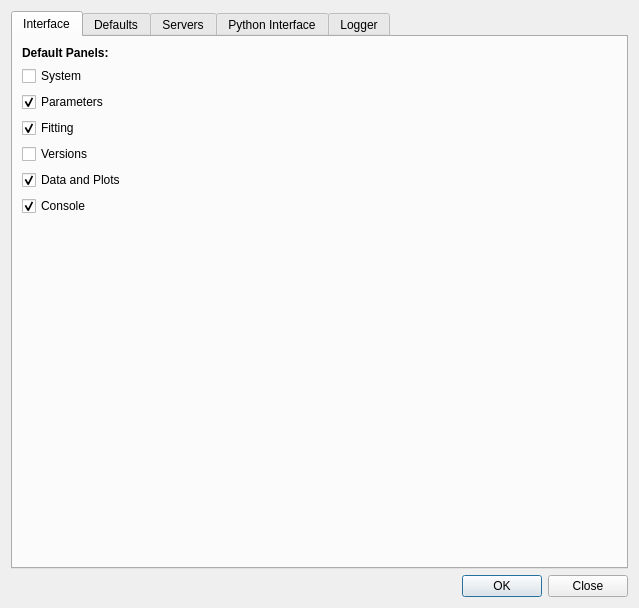
<?xml version="1.0" encoding="UTF-8"?>
<ui version="4.0">
 <class>popPrefs_Dialog</class>
 <widget class="QDialog" name="popPrefs_Dialog">
  <property name="geometry">
   <rect>
    <x>0</x>
    <y>0</y>
    <width>639</width>
    <height>608</height>
   </rect>
  </property>
  <property name="windowTitle">
   <string>PHOEBE - Preferences</string>
  </property>
  <layout class="QVBoxLayout" name="verticalLayout_4">
   <item>
    <widget class="QTabWidget" name="tabWidget">
     <property name="currentIndex">
      <number>0</number>
     </property>
     <widget class="QWidget" name="tab_4">
      <attribute name="title">
       <string>Interface</string>
      </attribute>
      <layout class="QGridLayout" name="gridLayout_5">
       <item row="5" column="0">
        <widget class="QCheckBox" name="p_panel_versions">
         <property name="text">
          <string>Versions</string>
         </property>
         <property name="checked">
          <bool>false</bool>
         </property>
        </widget>
       </item>
       <item row="11" column="0">
        <spacer name="verticalSpacer_3">
         <property name="orientation">
          <enum>Qt::Vertical</enum>
         </property>
         <property name="sizeHint" stdset="0">
          <size>
           <width>20</width>
           <height>40</height>
          </size>
         </property>
        </spacer>
       </item>
       <item row="7" column="0">
        <widget class="QCheckBox" name="p_panel_python">
         <property name="text">
          <string>Console</string>
         </property>
         <property name="checked">
          <bool>true</bool>
         </property>
        </widget>
       </item>
       <item row="0" column="0">
        <widget class="QLabel" name="label_4">
         <property name="text">
          <string>&lt;html&gt;&lt;head/&gt;&lt;body&gt;&lt;p&gt;&lt;span style=&quot; font-weight:600;&quot;&gt;Default Panels:&lt;/span&gt;&lt;/p&gt;&lt;/body&gt;&lt;/html&gt;</string>
         </property>
         <property name="textFormat">
          <enum>Qt::RichText</enum>
         </property>
        </widget>
       </item>
       <item row="1" column="0">
        <widget class="QCheckBox" name="p_panel_system">
         <property name="text">
          <string>System</string>
         </property>
        </widget>
       </item>
       <item row="4" column="0">
        <widget class="QCheckBox" name="p_panel_fitting">
         <property name="text">
          <string>Fitting</string>
         </property>
         <property name="checked">
          <bool>true</bool>
         </property>
        </widget>
       </item>
       <item row="6" column="0">
        <widget class="QCheckBox" name="p_panel_datasets">
         <property name="text">
          <string>Data and Plots</string>
         </property>
         <property name="checked">
          <bool>true</bool>
         </property>
        </widget>
       </item>
       <item row="2" column="0">
        <widget class="QCheckBox" name="p_panel_params">
         <property name="text">
          <string>Parameters</string>
         </property>
         <property name="checked">
          <bool>true</bool>
         </property>
        </widget>
       </item>
      </layout>
     </widget>
     <widget class="QWidget" name="tab_3">
      <attribute name="title">
       <string>Defaults</string>
      </attribute>
      <layout class="QVBoxLayout" name="verticalLayout_6">
       <item>
        <widget class="QLabel" name="label_12">
         <property name="text">
          <string>&lt;html&gt;&lt;head/&gt;&lt;body&gt;&lt;p&gt;&lt;span style=&quot; font-weight:600;&quot;&gt;Compute Options:&lt;/span&gt;&lt;/p&gt;&lt;/body&gt;&lt;/html&gt;</string>
         </property>
         <property name="textFormat">
          <enum>Qt::RichText</enum>
         </property>
        </widget>
       </item>
       <item>
        <layout class="QHBoxLayout" name="horizontalLayout_6">
         <item>
          <widget class="QComboBox" name="co_edit_combo">
           <property name="enabled">
            <bool>true</bool>
           </property>
          </widget>
         </item>
         <item>
          <widget class="QPushButton" name="co_delete">
           <property name="enabled">
            <bool>true</bool>
           </property>
           <property name="maximumSize">
            <size>
             <width>28</width>
             <height>16777215</height>
            </size>
           </property>
           <property name="text">
            <string/>
           </property>
           <property name="icon">
            <iconset resource="ui_resources.qrc">
             <normaloff>:/images/icons/bin-3.png</normaloff>:/images/icons/bin-3.png</iconset>
           </property>
          </widget>
         </item>
         <item>
          <widget class="QPushButton" name="co_add">
           <property name="enabled">
            <bool>true</bool>
           </property>
           <property name="maximumSize">
            <size>
             <width>28</width>
             <height>16777215</height>
            </size>
           </property>
           <property name="text">
            <string/>
           </property>
           <property name="icon">
            <iconset resource="ui_resources.qrc">
             <normaloff>:/images/icons/add.png</normaloff>:/images/icons/add.png</iconset>
           </property>
          </widget>
         </item>
        </layout>
       </item>
       <item>
        <widget class="ParameterTreeWidget" name="co_psedit">
         <property name="enabled">
          <bool>true</bool>
         </property>
         <property name="indentation">
          <number>2</number>
         </property>
         <column>
          <property name="text">
           <string notr="true">1</string>
          </property>
         </column>
        </widget>
       </item>
       <item>
        <widget class="QLabel" name="label_13">
         <property name="text">
          <string>&lt;html&gt;&lt;head/&gt;&lt;body&gt;&lt;p&gt;&lt;span style=&quot; font-weight:600;&quot;&gt;Fitting Options:&lt;/span&gt;&lt;/p&gt;&lt;/body&gt;&lt;/html&gt;</string>
         </property>
         <property name="textFormat">
          <enum>Qt::RichText</enum>
         </property>
        </widget>
       </item>
       <item>
        <layout class="QHBoxLayout" name="horizontalLayout_7">
         <item>
          <widget class="QComboBox" name="fo_edit_combo">
           <property name="enabled">
            <bool>true</bool>
           </property>
          </widget>
         </item>
         <item>
          <widget class="QPushButton" name="fo_delete">
           <property name="enabled">
            <bool>true</bool>
           </property>
           <property name="maximumSize">
            <size>
             <width>28</width>
             <height>16777215</height>
            </size>
           </property>
           <property name="text">
            <string/>
           </property>
           <property name="icon">
            <iconset resource="ui_resources.qrc">
             <normaloff>:/images/icons/bin-3.png</normaloff>:/images/icons/bin-3.png</iconset>
           </property>
          </widget>
         </item>
         <item>
          <widget class="QPushButton" name="fo_add">
           <property name="enabled">
            <bool>false</bool>
           </property>
           <property name="maximumSize">
            <size>
             <width>28</width>
             <height>16777215</height>
            </size>
           </property>
           <property name="text">
            <string/>
           </property>
           <property name="icon">
            <iconset resource="ui_resources.qrc">
             <normaloff>:/images/icons/add.png</normaloff>:/images/icons/add.png</iconset>
           </property>
          </widget>
         </item>
        </layout>
       </item>
       <item>
        <widget class="ParameterTreeWidget" name="fo_psedit">
         <property name="enabled">
          <bool>true</bool>
         </property>
         <property name="indentation">
          <number>2</number>
         </property>
         <column>
          <property name="text">
           <string notr="true">1</string>
          </property>
         </column>
        </widget>
       </item>
      </layout>
     </widget>
     <widget class="QWidget" name="tab_2">
      <attribute name="title">
       <string>Servers</string>
      </attribute>
      <layout class="QVBoxLayout" name="verticalLayout_5">
       <item>
        <widget class="QLabel" name="label_5">
         <property name="text">
          <string>&lt;html&gt;&lt;head/&gt;&lt;body&gt;&lt;p&gt;&lt;span style=&quot; font-weight:600;&quot;&gt;Configure Servers:&lt;/span&gt;&lt;/p&gt;&lt;/body&gt;&lt;/html&gt;</string>
         </property>
         <property name="textFormat">
          <enum>Qt::RichText</enum>
         </property>
        </widget>
       </item>
       <item>
        <widget class="QStackedWidget" name="servers_config_stackedWidget">
         <property name="currentIndex">
          <number>0</number>
         </property>
         <widget class="QWidget" name="page">
          <layout class="QGridLayout" name="gridLayout_3">
           <property name="margin">
            <number>0</number>
           </property>
           <property name="spacing">
            <number>2</number>
           </property>
           <item row="0" column="0">
            <widget class="ServerListTreeWidget" name="serverlist_treeWidget">
             <property name="enabled">
              <bool>true</bool>
             </property>
             <property name="indentation">
              <number>2</number>
             </property>
             <column>
              <property name="text">
               <string>Server</string>
              </property>
             </column>
             <column>
              <property name="text">
               <string>MPI</string>
              </property>
             </column>
             <column>
              <property name="text">
               <string/>
              </property>
             </column>
            </widget>
           </item>
           <item row="4" column="0">
            <layout class="QHBoxLayout" name="horizontalLayout_5">
             <item>
              <widget class="QPushButton" name="serverlist_recheck">
               <property name="enabled">
                <bool>true</bool>
               </property>
               <property name="text">
                <string>Recheck Connections</string>
               </property>
               <property name="icon">
                <iconset resource="ui_resources.qrc">
                 <normaloff>:/images/icons/refresh.png</normaloff>:/images/icons/refresh.png</iconset>
               </property>
              </widget>
             </item>
             <item>
              <widget class="QPushButton" name="serverlist_edit">
               <property name="enabled">
                <bool>true</bool>
               </property>
               <property name="text">
                <string>Edit Servers</string>
               </property>
               <property name="icon">
                <iconset resource="ui_resources.qrc">
                 <normaloff>:/images/icons/pen.png</normaloff>:/images/icons/pen.png</iconset>
               </property>
              </widget>
             </item>
             <item>
              <widget class="QPushButton" name="serverlist_add">
               <property name="enabled">
                <bool>true</bool>
               </property>
               <property name="text">
                <string>Add Server</string>
               </property>
               <property name="icon">
                <iconset resource="ui_resources.qrc">
                 <normaloff>:/images/icons/add.png</normaloff>:/images/icons/add.png</iconset>
               </property>
              </widget>
             </item>
            </layout>
           </item>
          </layout>
         </widget>
         <widget class="QWidget" name="page_2">
          <layout class="QVBoxLayout" name="verticalLayout_3">
           <property name="margin">
            <number>0</number>
           </property>
           <item>
            <layout class="QHBoxLayout" name="horizontalLayout_3">
             <item>
              <widget class="QPushButton" name="servers_returntolist">
               <property name="maximumSize">
                <size>
                 <width>28</width>
                 <height>28</height>
                </size>
               </property>
               <property name="toolTip">
                <string>return to server list</string>
               </property>
               <property name="text">
                <string/>
               </property>
               <property name="icon">
                <iconset resource="ui_resources.qrc">
                 <normaloff>:/images/icons/menu-2.png</normaloff>:/images/icons/menu-2.png</iconset>
               </property>
              </widget>
             </item>
             <item>
              <widget class="QComboBox" name="sx_serveredit_combo">
               <item>
                <property name="text">
                 <string>servername</string>
                </property>
               </item>
              </widget>
             </item>
             <item>
              <widget class="QPushButton" name="sx_serveredit_delete">
               <property name="enabled">
                <bool>true</bool>
               </property>
               <property name="maximumSize">
                <size>
                 <width>28</width>
                 <height>16777215</height>
                </size>
               </property>
               <property name="toolTip">
                <string>delete server</string>
               </property>
               <property name="text">
                <string/>
               </property>
               <property name="icon">
                <iconset resource="ui_resources.qrc">
                 <normaloff>:/images/icons/bin-3.png</normaloff>:/images/icons/bin-3.png</iconset>
               </property>
              </widget>
             </item>
             <item>
              <widget class="QPushButton" name="sx_serveredit_add">
               <property name="enabled">
                <bool>true</bool>
               </property>
               <property name="maximumSize">
                <size>
                 <width>28</width>
                 <height>16777215</height>
                </size>
               </property>
               <property name="toolTip">
                <string>add new server</string>
               </property>
               <property name="text">
                <string/>
               </property>
               <property name="icon">
                <iconset resource="ui_resources.qrc">
                 <normaloff>:/images/icons/add.png</normaloff>:/images/icons/add.png</iconset>
               </property>
              </widget>
             </item>
            </layout>
           </item>
           <item>
            <widget class="ParameterTreeWidget" name="sx_serveredit_psedit">
             <property name="indentation">
              <number>2</number>
             </property>
             <column>
              <property name="text">
               <string>Parameter</string>
              </property>
             </column>
             <column>
              <property name="text">
               <string>Value</string>
              </property>
             </column>
            </widget>
           </item>
           <item>
            <layout class="QHBoxLayout" name="horizontalLayout_4">
             <item>
              <widget class="QLabel" name="label_9">
               <property name="sizePolicy">
                <sizepolicy hsizetype="Preferred" vsizetype="Preferred">
                 <horstretch>0</horstretch>
                 <verstretch>0</verstretch>
                </sizepolicy>
               </property>
               <property name="maximumSize">
                <size>
                 <width>100</width>
                 <height>16777215</height>
                </size>
               </property>
               <property name="text">
                <string>MPI type:</string>
               </property>
              </widget>
             </item>
             <item>
              <widget class="QComboBox" name="sx_serveredit_mpitype_combo">
               <property name="enabled">
                <bool>false</bool>
               </property>
               <item>
                <property name="text">
                 <string>mpi</string>
                </property>
               </item>
               <item>
                <property name="text">
                 <string>mpi:slurm</string>
                </property>
               </item>
               <item>
                <property name="text">
                 <string>mpi:torque</string>
                </property>
               </item>
              </widget>
             </item>
            </layout>
           </item>
           <item>
            <widget class="ParameterTreeWidget" name="sx_serveredit_mpipsedit">
             <property name="indentation">
              <number>2</number>
             </property>
             <column>
              <property name="text">
               <string>Parameter</string>
              </property>
             </column>
             <column>
              <property name="text">
               <string>Value</string>
              </property>
             </column>
            </widget>
           </item>
          </layout>
         </widget>
        </widget>
       </item>
      </layout>
     </widget>
     <widget class="QWidget" name="tab">
      <attribute name="title">
       <string>Python Interface</string>
      </attribute>
      <layout class="QGridLayout" name="gridLayout_2">
       <item row="1" column="0">
        <widget class="QWidget" name="PyInterp_restWidget" native="true">
         <layout class="QVBoxLayout" name="verticalLayout">
          <property name="margin">
           <number>0</number>
          </property>
          <item>
           <layout class="QHBoxLayout" name="horizontalLayout_2">
            <item>
             <widget class="QLabel" name="label_10">
              <property name="text">
               <string>&lt;html&gt;&lt;head/&gt;&lt;body&gt;&lt;p&gt;&lt;span style=&quot; font-weight:600;&quot;&gt;Tutorial Mode:&lt;/span&gt;&lt;/p&gt;&lt;/body&gt;&lt;/html&gt;</string>
              </property>
              <property name="textFormat">
               <enum>Qt::RichText</enum>
              </property>
             </widget>
            </item>
            <item>
             <widget class="QCheckBox" name="p_pyinterp_tutsys">
              <property name="text">
               <string>System</string>
              </property>
              <property name="checked">
               <bool>true</bool>
              </property>
             </widget>
            </item>
            <item>
             <widget class="QCheckBox" name="p_pyinterp_tutplots">
              <property name="text">
               <string>Plots</string>
              </property>
              <property name="checked">
               <bool>false</bool>
              </property>
             </widget>
            </item>
            <item>
             <widget class="QCheckBox" name="p_pyinterp_tutsettings">
              <property name="enabled">
               <bool>true</bool>
              </property>
              <property name="text">
               <string>Settings</string>
              </property>
             </widget>
            </item>
           </layout>
          </item>
          <item>
           <widget class="QLabel" name="label">
            <property name="text">
             <string>&lt;html&gt;&lt;head/&gt;&lt;body&gt;&lt;p&gt;&lt;span style=&quot; font-weight:600;&quot;&gt;Startup Script:&lt;/span&gt;&lt;/p&gt;&lt;/body&gt;&lt;/html&gt;</string>
            </property>
            <property name="textFormat">
             <enum>Qt::RichText</enum>
            </property>
           </widget>
          </item>
          <item>
           <widget class="QPlainTextEdit" name="px_pyinterp_startup_default">
            <property name="enabled">
             <bool>false</bool>
            </property>
            <property name="frameShape">
             <enum>QFrame::StyledPanel</enum>
            </property>
            <property name="undoRedoEnabled">
             <bool>false</bool>
            </property>
            <property name="plainText">
             <string/>
            </property>
           </widget>
          </item>
          <item>
           <layout class="QHBoxLayout" name="horizontalLayout">
            <property name="spacing">
             <number>2</number>
            </property>
            <item>
             <widget class="QPlainTextEdit" name="p_pyinterp_startup_custom">
              <property name="enabled">
               <bool>true</bool>
              </property>
              <property name="plainText">
               <string>import numpy as np</string>
              </property>
             </widget>
            </item>
            <item>
             <widget class="QPushButton" name="save_pyinterp_startup_custom">
              <property name="enabled">
               <bool>true</bool>
              </property>
              <property name="sizePolicy">
               <sizepolicy hsizetype="Minimum" vsizetype="Minimum">
                <horstretch>0</horstretch>
                <verstretch>0</verstretch>
               </sizepolicy>
              </property>
              <property name="maximumSize">
               <size>
                <width>40</width>
                <height>16777215</height>
               </size>
              </property>
              <property name="text">
               <string>Save</string>
              </property>
             </widget>
            </item>
           </layout>
          </item>
         </layout>
        </widget>
       </item>
       <item row="10" column="0">
        <layout class="QGridLayout" name="gridLayout_4">
         <item row="2" column="2">
          <widget class="QRadioButton" name="radioButton_5">
           <property name="enabled">
            <bool>false</bool>
           </property>
           <property name="text">
            <string>Python Tab</string>
           </property>
           <property name="checked">
            <bool>false</bool>
           </property>
          </widget>
         </item>
         <item row="2" column="1">
          <widget class="QRadioButton" name="radioButton_6">
           <property name="enabled">
            <bool>false</bool>
           </property>
           <property name="text">
            <string>Terminal</string>
           </property>
          </widget>
         </item>
         <item row="1" column="2">
          <widget class="QRadioButton" name="p_pyinterp_thread_off">
           <property name="enabled">
            <bool>true</bool>
           </property>
           <property name="text">
            <string>Disabled</string>
           </property>
          </widget>
         </item>
         <item row="1" column="0">
          <widget class="QLabel" name="label_11">
           <property name="text">
            <string>&lt;html&gt;&lt;head/&gt;&lt;body&gt;&lt;p&gt;&lt;span style=&quot; font-weight:600;&quot;&gt;Threading:&lt;/span&gt;&lt;/p&gt;&lt;/body&gt;&lt;/html&gt;</string>
           </property>
           <property name="textFormat">
            <enum>Qt::RichText</enum>
           </property>
          </widget>
         </item>
         <item row="2" column="0">
          <widget class="QLabel" name="label_3">
           <property name="text">
            <string>&lt;html&gt;&lt;head/&gt;&lt;body&gt;&lt;p&gt;&lt;span style=&quot; font-weight:600;&quot;&gt;Redirect stderr:&lt;/span&gt;&lt;/p&gt;&lt;/body&gt;&lt;/html&gt;</string>
           </property>
           <property name="textFormat">
            <enum>Qt::RichText</enum>
           </property>
          </widget>
         </item>
         <item row="2" column="3">
          <widget class="QRadioButton" name="radioButton_4">
           <property name="enabled">
            <bool>false</bool>
           </property>
           <property name="text">
            <string>Log Tab</string>
           </property>
          </widget>
         </item>
         <item row="1" column="1">
          <widget class="QRadioButton" name="p_pyinterp_thread_on">
           <property name="enabled">
            <bool>true</bool>
           </property>
           <property name="text">
            <string>Enabled</string>
           </property>
           <property name="checked">
            <bool>true</bool>
           </property>
          </widget>
         </item>
        </layout>
       </item>
       <item row="0" column="0">
        <widget class="QCheckBox" name="copy_panel_python">
         <property name="enabled">
          <bool>true</bool>
         </property>
         <property name="text">
          <string>Enable Python Interface</string>
         </property>
         <property name="checked">
          <bool>true</bool>
         </property>
        </widget>
       </item>
       <item row="11" column="0">
        <spacer name="verticalSpacer">
         <property name="orientation">
          <enum>Qt::Vertical</enum>
         </property>
         <property name="sizeHint" stdset="0">
          <size>
           <width>20</width>
           <height>40</height>
          </size>
         </property>
        </spacer>
       </item>
      </layout>
     </widget>
     <widget class="QWidget" name="tab_6">
      <attribute name="title">
       <string>Logger</string>
      </attribute>
      <layout class="QVBoxLayout" name="verticalLayout_7">
       <item>
        <widget class="QLabel" name="label_2">
         <property name="text">
          <string>&lt;html&gt;&lt;head/&gt;&lt;body&gt;&lt;p&gt;&lt;span style=&quot; font-weight:600;&quot;&gt;Logger:&lt;/span&gt;&lt;/p&gt;&lt;/body&gt;&lt;/html&gt;</string>
         </property>
         <property name="textFormat">
          <enum>Qt::RichText</enum>
         </property>
        </widget>
       </item>
       <item>
        <widget class="ParameterTreeWidget" name="lo_psedit">
         <property name="indentation">
          <number>2</number>
         </property>
         <column>
          <property name="text">
           <string notr="true">1</string>
          </property>
         </column>
        </widget>
       </item>
      </layout>
     </widget>
    </widget>
   </item>
   <item>
    <widget class="QDialogButtonBox" name="buttonBox">
     <property name="orientation">
      <enum>Qt::Horizontal</enum>
     </property>
     <property name="standardButtons">
      <set>QDialogButtonBox::Close|QDialogButtonBox::Ok</set>
     </property>
    </widget>
   </item>
  </layout>
 </widget>
 <customwidgets>
  <customwidget>
   <class>ParameterTreeWidget</class>
   <extends>QTreeWidget</extends>
   <header>phoebe_widgets</header>
  </customwidget>
  <customwidget>
   <class>ServerListTreeWidget</class>
   <extends>QTreeWidget</extends>
   <header>phoebe_widgets</header>
  </customwidget>
 </customwidgets>
 <resources>
  <include location="ui_resources.qrc"/>
 </resources>
 <connections>
  <connection>
   <sender>buttonBox</sender>
   <signal>accepted()</signal>
   <receiver>popPrefs_Dialog</receiver>
   <slot>accept()</slot>
   <hints>
    <hint type="sourcelabel">
     <x>248</x>
     <y>254</y>
    </hint>
    <hint type="destinationlabel">
     <x>157</x>
     <y>274</y>
    </hint>
   </hints>
  </connection>
  <connection>
   <sender>buttonBox</sender>
   <signal>rejected()</signal>
   <receiver>popPrefs_Dialog</receiver>
   <slot>reject()</slot>
   <hints>
    <hint type="sourcelabel">
     <x>316</x>
     <y>260</y>
    </hint>
    <hint type="destinationlabel">
     <x>286</x>
     <y>274</y>
    </hint>
   </hints>
  </connection>
  <connection>
   <sender>copy_panel_python</sender>
   <signal>toggled(bool)</signal>
   <receiver>PyInterp_restWidget</receiver>
   <slot>setEnabled(bool)</slot>
   <hints>
    <hint type="sourcelabel">
     <x>319</x>
     <y>59</y>
    </hint>
    <hint type="destinationlabel">
     <x>319</x>
     <y>94</y>
    </hint>
   </hints>
  </connection>
  <connection>
   <sender>copy_panel_python</sender>
   <signal>toggled(bool)</signal>
   <receiver>p_panel_python</receiver>
   <slot>setChecked(bool)</slot>
   <hints>
    <hint type="sourcelabel">
     <x>319</x>
     <y>59</y>
    </hint>
    <hint type="destinationlabel">
     <x>319</x>
     <y>222</y>
    </hint>
   </hints>
  </connection>
  <connection>
   <sender>p_panel_python</sender>
   <signal>toggled(bool)</signal>
   <receiver>copy_panel_python</receiver>
   <slot>setChecked(bool)</slot>
   <hints>
    <hint type="sourcelabel">
     <x>319</x>
     <y>222</y>
    </hint>
    <hint type="destinationlabel">
     <x>319</x>
     <y>59</y>
    </hint>
   </hints>
  </connection>
 </connections>
</ui>
